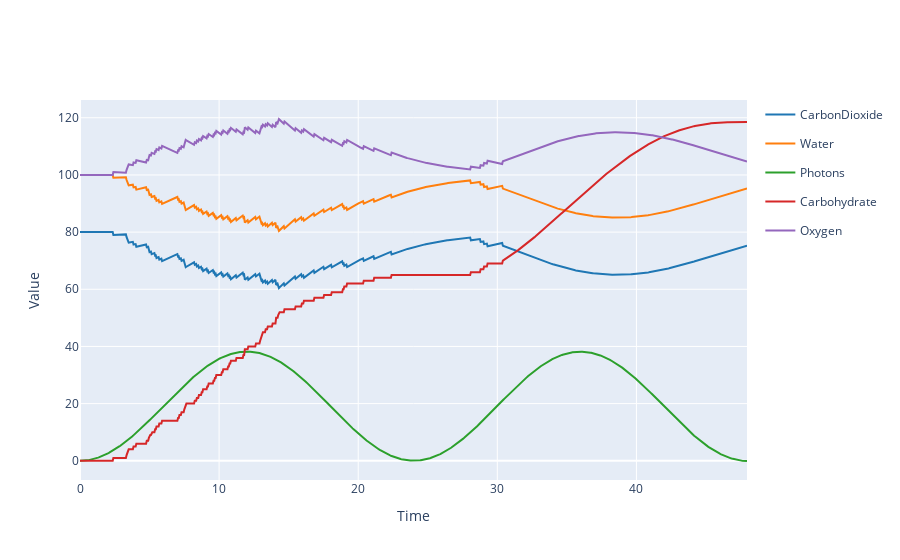

Notebook cell for this chart:
### Markdown cell above
# Visualization

### Code cell
results.plotplotly()

### Figure 1 — Plotly figure (JSON) as saved in the notebook; plotly's stock layout.template omitted (floating-point values rounded to 4 significant figures; data arrays with more than 128 entries replaced by an {"elided": "..."} marker saying what was removed)
{"data": [{"legendgroup": "CarbonDioxide", "line": {"color": "#1f77b4"}, "mode": "lines", "name": "CarbonDioxide", "type": "scatter", "x": {"elided": "960 float values"}, "y": {"elided": "960 float values"}}, {"legendgroup": "Water", "line": {"color": "#ff7f0e"}, "mode": "lines", "name": "Water", "type": "scatter", "x": {"elided": "960 float values"}, "y": {"elided": "960 float values"}}, {"legendgroup": "Photons", "line": {"color": "#2ca02c"}, "mode": "lines", "name": "Photons", "type": "scatter", "x": {"elided": "960 float values"}, "y": {"elided": "960 float values"}}, {"legendgroup": "Carbohydrate", "line": {"color": "#d62728"}, "mode": "lines", "name": "Carbohydrate", "type": "scatter", "x": {"elided": "960 float values"}, "y": {"elided": "960 float values"}}, {"legendgroup": "Oxygen", "line": {"color": "#9467bd"}, "mode": "lines", "name": "Oxygen", "type": "scatter", "x": {"elided": "960 float values"}, "y": {"elided": "960 float values"}}], "layout": {"showlegend": true, "title": {"text": ""}, "xaxis": {"title": {"text": "Time"}}, "yaxis": {"title": {"text": "Value"}}}}
